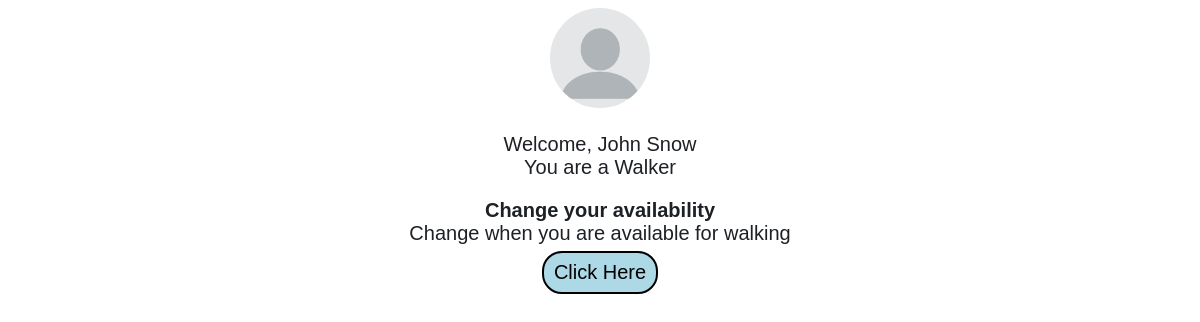
Page /home (signed in) on the committed database.
### tables this page shows
CREATE TABLE users (
            usrId integer primary key,
            email text,
            password text,
            firstName text,
            lastName text,
            accType text
            );

### app.py (the view)
@app.route('/home')
def home():
    usrObj = user(session['usrId'])
    return render_template('home.html', usrObj=usrObj)

### database.py (called while the page is built)
    def search(self, col="null", search="null"):
        conn = sqlite3.connect('main.db')
        c = conn.cursor()
        if col == "email":
            c.execute(f'SELECT * FROM users WHERE email="{search}"')
            data = c.fetchall()
        elif col == "password":
            c.execute(f'SELECT * FROM users WHERE password="{search}"')
            data = c.fetchall()
        elif col == "usrId":
            c.execute(f'SELECT * FROM users WHERE usrId="{search}"')
            data = c.fetchall()
        else:
            c.execute(f'SELECT * FROM users')
            data = c.fetchall()
        conn.commit()
        conn.close()
        return(data)

### templates/home.html (shortened to what this page needs)
<!DOCTYPE html>
<head>
    <link rel="stylesheet" href="{{ url_for('static', filename='css/main.css') }}">
    <link rel="stylesheet" href="{{ url_for('static', filename='css/home.css') }}">
</head>
<body>
    <img src="{{ url_for('static', filename='profilePic.png') }}">
    <p>Welcome, {{ usrObj.fName }} {{ usrObj.lName }}<br>
        You are a {{ (usrObj.accType).capitalize() }}
    </p>
    {% if usrObj.accType == 'walker' %}
    <div>
        <p>
            <span style="font-weight: bold;">Change your availability</span><br>
            Change when you are available for walking <br>
            <a href="availability">Click Here</a>
        </p>
    </div>
    {% endif%}
</body>

### static/css/main.css (style rules this page uses)
body { font-size: 20px; font-weight: 100; text-decoration: none; text-align: center; color: rgb(29, 33, 37); font-family: Arial, Helvetica, sans-serif; }
img { height: 100px; width: auto; border-radius: 70%; }

### static/css/home.css (style rules this page uses)
a { font-size: 20px; border: 2px solid black; border-radius: 20px; background-color: lightblue ; padding: 8px 10px; display: inline-block; margin-top: 6px; text-decoration: none; color: black; }

### rows in the picture
users: fName "John", lName "Snow", accType "Walker"
